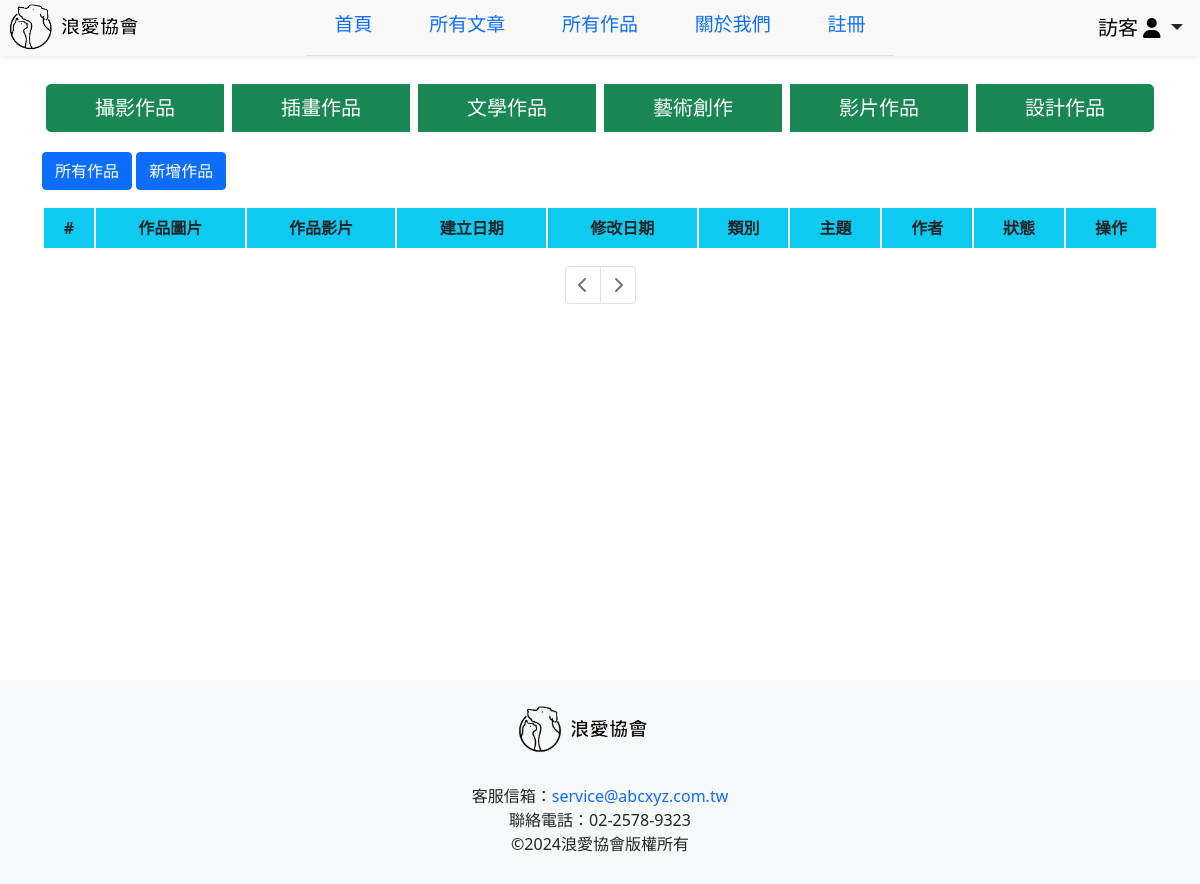
The app's page /admin/workManagement.php?category=12&pageno=1 with its own data.
### tables this page shows
CREATE TABLE `title` (
  `id` int(11) NOT NULL,
  `category` varchar(50) NOT NULL,
  `DataID` varchar(50) NOT NULL
);

### Utils/DBConnect.php (called while the page is built, shortened)
<?php
class DBConnect
{
    private static $instance;
    private $connection;
    private function __construct()
    {
        require_once 'DBpassword.php';
        $this->connection = mysqli_connect($host, $username, $password, $database, $port);
        if (mysqli_connect_errno()) {
            die('Database connection failed: ' . mysqli_connect_error());
        }else{
            mysqli_query($this->connection, "SET NAMES utf8");
        }
    }
    public static function getInstance()
    {
        if (self::$instance === null) {
            self::$instance = new DBConnect();
        }
        return self::$instance;
    }
    public function getConnection()
    {
        return $this->connection;
    }
}
?>

### Utils/DBpassword.php (called while the page is built)
<?php
$host = 'localhost';
$port = 3306;
$username = 'root';
$password = '';
$database = 'your-data-base';
?>

### DAL/titleDAL.php (called while the page is built, shortened)
<?php
require_once dirname(__FILE__).'/../Utils/InfoDAL.php';
class titleDAL extends InfoDAL
{
    public function getAllWorkTitle() {
        $sql = "SELECT * FROM `title` WHERE `DataID` = 'work' ORDER BY `id` ASC";
        $aList = parent::query($sql);
        return $aList;
    }
}
?>

### Utils/InfoDAL.php (called while the page is built, shortened)
<?php
require_once dirname(__FILE__).'/../Utils/DBConnect.php';
class InfoDAL
{
    private $link = null;
    public function __construct()
    {
        $this->link = DBConnect::getInstance()->getConnection();
    }
    public function query($sql)
    {
        $result = mysqli_query($this->link, $sql);
        $alist = array();
        while ($row = mysqli_fetch_object($result)) {
            $aInfo = new stdClass();
            foreach ($row as $key => $value) {
                $aInfo->$key = $value;
            }
            $alist[] = $aInfo;
        }
        return $alist;
    }
}
?>

### Common/adminWorkTitle.php (the view)
<?php
    require_once dirname(__FILE__) . '/../DAL/titleDAL.php';
    $titleWorkDAL = new titleDAL();
    $titles = $titleWorkDAL->getAllWorkTitle();
?>
<div class="btn-group d-flex justify-content-center" role="group" aria-label="Article Categories">
    <?php foreach ($titles as $title): ?>
        <a href="../admin/workManagement.php?category=<?php echo $title->id; ?>&pageno=1" class="btn btn-success btn-lg btn-block m-1">
            <?php echo $title->category; ?>
        </a>
    <?php endforeach; ?>
</div>

### css/Body.css (style rules this page uses)
* { margin: 0; padding: 0; box-sizing: border-box; }
a { text-decoration: none; }

### records on screen
title: category "攝影作品"
title: category "插畫作品"
title: category "文學作品"
title: category "藝術創作"
title: category "影片作品"
title: category "設計作品"
